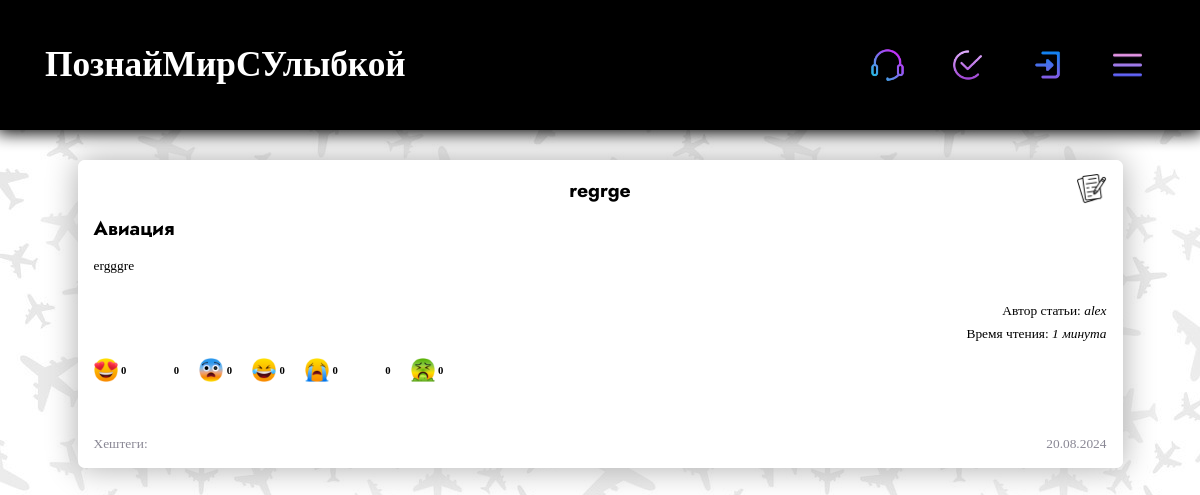
The page /read/3 on the database its author committed.
### tables this page shows
CREATE TABLE menu (
            text VARCHAR(80) NOT NULL,
            url VARCHAR(80) NOT NULL,
            img_url VARCHAR(80) NOT NULL,
            class VARCHAR(80) NOT NULL
            );

CREATE TABLE posts (
                id INTEGER PRIMARY KEY,
                type VARCHAR(20) NOT NULL,
                bg VARCHAR(80) DEFAULT NULL,
                user_id BIGINT NOT NULL,
                subject VARCHAR(30) DEFAULT NULL,
                header VARCHAR(35) NOT NULL,
                text TEXT NOT NULL,
                time_of_read VARCHAR(60) NOT NULL,
                tags VARCHAR(1024),
                datetime DATETIME NOT NULL,
                img_type VARCHAR(80) NOT NULL,
                love_laugh BIGINT DEFAULT 0,
                laugh BIGINT DEFAULT 0,
                shock BIGINT DEFAULT 0,
                laugh_cry BIGINT DEFAULT 0,
                cry BIGINT DEFAULT 0,
                angry BIGINT DEFAULT 0,
                terrible BIGINT DEFAULT 0,
                seen BIGINT DEFAULT 0,
                
                CONSTRAINT owner_id_fk FOREIGN KEY (user_id) REFERENCES users (id)
                );

CREATE TABLE users (
                        id INTEGER PRIMARY KEY,
                        name VARCHAR(20) NOT NULL,
                        password VARCHAR(30) NOT NULL,
                        avatar VARCHAR(80) NOT NULL,
                        add_info VARCHAR(120) NOT NULL,
                        type_info VARCHAR(30) NOT NULL,
                        email VARCHAR(100),
                        number VARCHAR(13),
                        date DATETIME NOT NULL,
                        first_name VARCHAR(50),
                        surname VARCHAR(60),
                        last_name VARCHAR(60),
                        about_me TEXT,
                        coins TINYINT DEFAULT 0
                        );

CREATE TABLE smiles (
                            link VARCHAR(80) NOT NULL
                            );

### app.py (the view)
@app.route('/read/<id>', methods=['POST', 'GET'])
def read_post(id):
    print()
    if db.get_owner_post(id) != current_user.get_id() and db.check_is_been_views(current_user.get_id(), id) != 1:
        db.update_views(id)
        db.add_views(current_user.get_id(), id, current_user)
    form = SearchForm()
    return render_template('read_post.html',
                           title='Читать статьи',
                           links_header=db.get_info_menu_right(current_user),
                           links_header_text=db.get_info_menu_left(),
                           smiles=db.get_smiles(),
                           post=db.find_post(id),
                           len=len,
                           form=form,
                           str=str,
                           datetime=datetime,
                           strptime=dt.datetime.strptime,
                           get_user=db.get_user)

### forms.py
class SearchForm(FlaskForm):
    checkbox_tags = CheckboxField('checkbox_tags', choices=db.get_tags())
    checkbox_subjs = CheckboxField('checkbox_subjs', choices=db.get_subjects_filter())
    checkbox_types = CheckboxField('checkbox_types', choices=db.get_types_of_post())
    check_all_choices = CheckboxField('all_choices', choices=[(True, f'Выбрать все ({db.get_count_posts()})')])
    check_with_user = CheckboxField('with_user',
                                    choices=[(True, f'Включить собственные публикации')])
    select_sort = SelectField('sort', choices=[('new', 'От новых к старым'), ('old', 'От старых к новым')])
    submit_filter = SubmitField('Подтвердить')
    search = StringField('search')
    submit_search = SubmitField()
    smile = SubmitField()

### database.py (called while the page is built)
    def get_info_menu_right(self, current_user):
        if current_user.is_authenticated:
            self.cursor.execute('SELECT * FROM menu_logged')
            res = self.cursor.fetchall()
            return res
        self.cursor.execute('SELECT * FROM menu')
        res = self.cursor.fetchall()
        return res

    def get_info_menu_left(self):
        self.cursor.execute('SELECT * FROM menu_text')
        res = self.cursor.fetchall()
        return res

    def get_smiles(self):
        self.cursor.execute('SELECT * FROM smiles')
        return self.cursor.fetchall()

    def find_post(self, id):
        self.cursor.execute(f'SELECT * FROM posts WHERE id = "{id}"')
        return self.cursor.fetchone()

    def get_owner_post(self, id):
        print(id)
        self.cursor.execute(f'''SELECT user_id
                            FROM posts
                            WHERE id = "{id}"''')
        return self.cursor.fetchone()['user_id']

    def update_views(self, id):
        self.cursor.execute(f'''UPDATE posts
                            SET seen = seen + 1
                            WHERE id = "{id}"''')
        self.connect.commit()

    def get_user(self, id):
        self.cursor.execute(f'SELECT name FROM users WHERE id = "{id}"')
        return self.cursor.fetchone()['name']

    def add_views(self, user_id, post_id, current_user):
        if current_user.is_authenticated:
            self.cursor.execute(f'''INSERT INTO views (user_id, post_id)
                                VALUES ({user_id}, {post_id})''')
            self.connect.commit()
        return None

### templates/read_post.html (shortened to what this page needs)
{% extends 'index.html' %}
{% block body %}
<body style = "background: url({{post['bg']}})">
  <div class = 'dark_screen'>
{% endblock %}
{% block content %}
    <div class = 'post_div' background = 'white' id = 'post_number_{{post["id"]}}'>
      <div class = 'body_full_post'>
        <div class = 'type_of_post_div'>
          <img src = "{{post['img_type']}}" class = 'type_of_post_img'>
        </div>
        <h3 align = 'center'> {{post['header']}} </h3>
        {% if post['subject'] %}
          <h3 class = 'subject_text_full_post'> {{post['subject']}} </h3>
        {% endif %}
        <div class = 'text_of_post_div_full_post'>
          {% for prg in post['text'].split('\n') %}
            <p class = 'text_of_post'> {{prg}} </p>
          {% endfor %}
        </div>
      </div>
      <div class = 'footer_full_post'>
        <p align = 'right' class = 'avtor_of_post'> Автор статьи: <i> {{get_user(post['user_id'])}} </i> </p>
        <p align = 'right' class = 'time_read'> Время чтения: <i> {{post['time_of_read']}} </i> </p>
        <div class = 'smiles'>
          {% for smile in range(len(smiles)) %}
          <form class = 'smile_div' method = 'post' action = '/smile_{{smiles[smile]["link"][22:-4]}}/{{post["id"]}}/{{post["user_id"]}}/SELECT * FROM posts/read_post'>
            <div style = "background: url({{smiles[smile]['link']}}); background-size: cover;" class = 'smile_img_div_full_post'>
              {{form.smile(class = 'smile_img_full_post')}}
            </div>
            <span> <b> {{post[smiles[smile]['link'][22:-4]]}} </b> </span>
          </form>
          {% endfor %}
        </div>
        <div class = 'fast_messages_post'>
        </div>
        <div class = 'date_with_tags_post'>
          <p class = 'no_bold_text' style = 'margin-right: 7px;'>
            Хештеги: {{post['tags']}}
          </p>
          <p class = 'no_bold_text'>
            {{strptime(post['datetime'], '%Y-%m-%d %H:%M:%S.%f').strftime('%d.%m.%Y')}}
          </p>
        </div>
      </div>
    </div>
  </div>
</body>
{% endblock %}

### templates/index.html (shortened to what this page needs)
<!DOCTYPE html>
<html lang="en">
<head>
    <link rel = 'stylesheet' href = '{{url_for("static", filename="css/style.css")}}'>
</head>
{% block body %}{% endblock %}
    <div class = 'header'>
        {% if current_user.is_authenticated %}
        <a href = '/profile/{{current_user.get_name()}}'>
        {% else %}
        <a href = '/'>
        {% endif %}
          <h1> ПознайМирСУлыбкой </h1>
        </a>
        {% block links_header %}
            {% for link in links_header %}
            <a class = 'block_link_header {{link["class"]}}' href = '{{link["url"]}}'>
                <img src = '{{link["img_url"]}}' class = 'img_link_header'>
            </a>
            {% endfor %}
        {% endblock %}
        <div class = 'menu_links_header_div'>
          <button class = 'menu_links_header_btn' onclick = 'open_menu_links_header()'>
            <img src = '{{url_for("static", filename="images/menu_iconic.png")}}' class = 'menu_links_header_img'>
          </button>
        </div>
    </div>
    {% block content %}{% endblock %}
</body>
</html>

### rows shown on the page
menu: img_url (picture)
menu: img_url (picture)
menu: img_url (picture)
posts: img_type (picture), header "regrge", subject "Авиация", text "ergggre", time_of_read "1 минута", datetime "20.08.2024"
users: name "alex"
smiles: link (picture), link.love_laugh "0"
smiles: link.laugh "0"
smiles: link (picture), link.shock "0"
smiles: link (picture), link.laugh_cry "0"
smiles: link (picture), link.cry "0"
smiles: link.angry "0"
smiles: link (picture), link.terrible "0"
